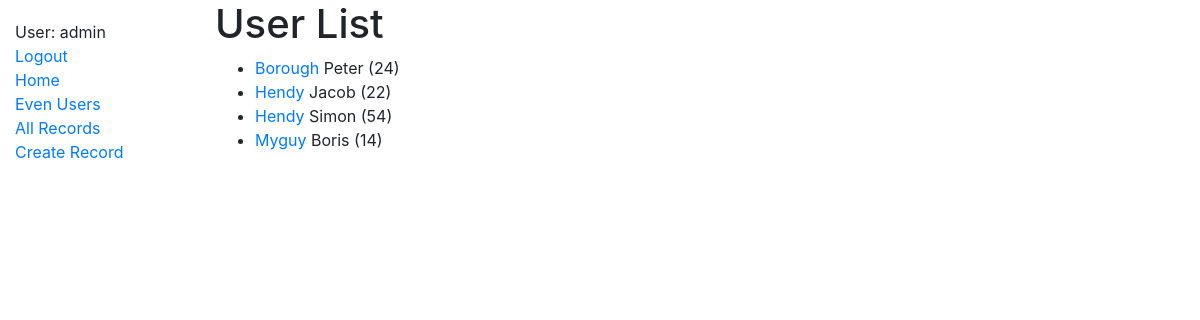
/users/even/ (signed in), run on the app's committed database.
### users/models.py (models this page shows, shortened)
class UserModel(models.Model):
    first_name = models.CharField(max_length=20, help_text='Enter First Name')
    last_name = models.CharField(max_length=20, help_text='Enter Surname')
    location = models.CharField(max_length=20, help_text='Enter Location')
    age = models.IntegerField(help_text="Enter Age")
    shoe_size = models.IntegerField(help_text="Enter Shoe Size")
    class Meta:
        ordering = ['last_name', 'first_name', 'age']

### users/views.py (the view)
# urls.py: path('even/', views.EvenUsersView.as_view(), name="even"),
class EvenUsersView(LoginRequiredMixin, generic.ListView):
    model = UserModel
    context_object_name = 'even_user_list'
    queryset =  UserModel.objects.filter(age__iregex='^\d*[02468]$')
    template_name = "even.html"

### users/templates/even.html
{% extends "base_generic.html" %}
{% block content %}
<h1>User List</h1>
  {% if even_user_list %}
  <ul>
    {% for user in even_user_list %}
      <li>
        <a href="{{ UserModel.get_absolute_url }}">{{ user.last_name }}</a> {{user.first_name}} ({{user.age}})
      </li>
    {% endfor %}
  </ul>
  {% else %}
    <p>There are no users with an even age.</p>
  {% endif %}
{% endblock %}

### users/templates/base_generic.html (shortened to what this page needs)
<!DOCTYPE html>
<html lang="en">
<head>
  <link rel="stylesheet" href="https://stackpath.bootstrapcdn.com/bootstrap/4.1.3/css/bootstrap.min.css">
  {% load static %}
  <link rel="stylesheet" href="{% static 'css/styles.css' %}">
</head>
<body>
  <div class="container-fluid">
    <div class="row">
      <div class="col-sm-2">
      {% block sidebar %}
        <ul class="sidebar-nav">
          {% if user.is_authenticated %}
          <li>User: {{ user.get_username }}</li>
          <li><a href="{% url 'logout'%}?next={{request.path}}">Logout</a></li>
          {% else %}
          <li><a href="{% url 'login'%}?next={{request.path}}">Login</a></li>
         {% endif %}
          <li><a href="{% url 'index' %}">Home</a></li>
          <li><a href="{% url 'even' %}">Even Users</a></li>
          <li><a href="{% url 'all_records' %}">All Records</a></li>
          <li><a href="{% url 'create_record' %}">Create Record</a></li>
        </ul>
     {% endblock %}
      </div>
      <div class="col-sm-10 ">{% block content %}{% endblock %}</div>
    </div>
  </div>
</body>
</html>

### users/static/css/styles.css (style rules this page uses)
.sidebar-nav { margin-top: 20px; padding: 0; list-style: none; }

### data on the page
UserModel: last_name "Borough", first_name "Peter", age "24"
UserModel: last_name "Hendy", first_name "Jacob", age "22"
UserModel: last_name "Hendy", first_name "Simon", age "54"
UserModel: last_name "Myguy", first_name "Boris", age "14"

### other printed values
{{ user.get_username }} "admin"
